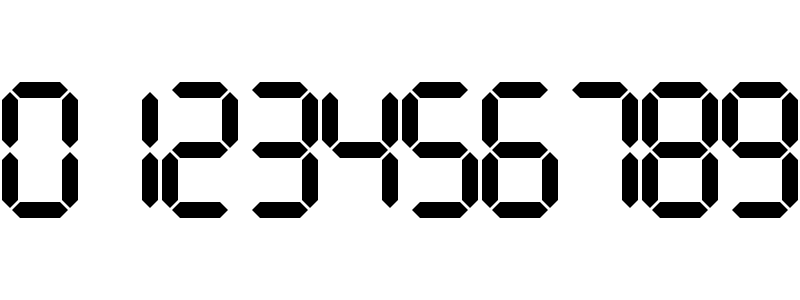
Frame 1 (no input)
Frame 60 (the mouse pressed at the canvas centre just before this capture): identical to frame 1, image omitted
Frame 120 (the mouse held since frame 60 and released just before this capture): identical to frame 1, image omitted

The Processing sketch that drew this single still picture (run headless with seeded random() and noise(); from frame 60 on, the mouse is pressed at the canvas centre):

// Processing sketch: prog88
// ── prog88.pde
void setup(){
  size(800,300);
  noStroke();
}

void draw(){
  background(255);
  fill(0);
  for(int i = 0; i <= 9; i++){
    sevenSegment(40 + 80*i, 150, i);
  }
}
void sevenSegment(int x, int y, int n){
  if(n == 0){
    hex(x,y-60, 0); //A
    hex(x+30,y-30, 1); //B
    hex(x+30,y+30, 1); //C
    hex(x,y+60, 0); //D
    hex(x-30,y+30, 1); //E
    hex(x-30,y-30, 1); //F
  }
  if(n == 1){
    hex(x+30,y-30, 1); //B
    hex(x+30,y+30, 1); //C
  }
  if(n == 2){
    hex(x,y-60, 0); //A
    hex(x+30,y-30, 1); //B
    hex(x,y+60, 0); //D
    hex(x-30,y+30, 1); //E
    hex(x,y, 0); //G
  }
  if(n == 3){
    hex(x,y-60, 0); //A
    hex(x+30,y-30, 1); //B
    hex(x+30,y+30, 1); //C
    hex(x,y+60, 0); //D
    hex(x,y, 0); //G
  }
  if(n == 4){
    hex(x+30,y-30, 1); //B
    hex(x+30,y+30, 1); //C
    hex(x-30,y-30, 1); //F
    hex(x,y, 0); //G
  }
  if(n == 5){
    hex(x,y-60, 0); //A
    hex(x+30,y+30, 1); //C
    hex(x,y+60, 0); //D
    hex(x-30,y-30, 1); //F
    hex(x,y, 0); //G
  }
  if(n == 6){
    hex(x,y-60, 0); //A
    hex(x+30,y+30, 1); //C
    hex(x,y+60, 0); //D
    hex(x-30,y+30, 1); //E
    hex(x-30,y-30, 1); //F
    hex(x,y, 0); //G
  }
  if(n == 7){
    hex(x,y-60, 0); //A
    hex(x+30,y-30, 1); //B
    hex(x+30,y+30, 1); //C
  }
  if(n == 8){
    hex(x,y-60, 0); //A
    hex(x+30,y-30, 1); //B
    hex(x+30,y+30, 1); //C
    hex(x,y+60, 0); //D
    hex(x-30,y+30, 1); //E
    hex(x-30,y-30, 1); //F
    hex(x,y, 0); //G
  }
  if(n == 9){
    hex(x,y-60, 0); //A
    hex(x+30,y-30, 1); //B
    hex(x+30,y+30, 1); //C
    hex(x,y+60, 0); //D
    hex(x-30,y-30, 1); //F
    hex(x,y, 0); //G
  }
}


void hex(int x, int y, int d){
  if(d==0){
    beginShape();
      vertex(x-28,y);
      vertex(x-20,y-8);
      vertex(x+20,y-8);
      vertex(x+28,y);
      vertex(x+20,y+8);
      vertex(x-20,y+8);
    endShape();
  } else if(d==1){
    beginShape();
      vertex(x,y-28);
      vertex(x+8,y-20);
      vertex(x+8,y+20);
      vertex(x,y+28);
      vertex(x-8,y+20);
      vertex(x-8,y-20);
    endShape();
  }
}
